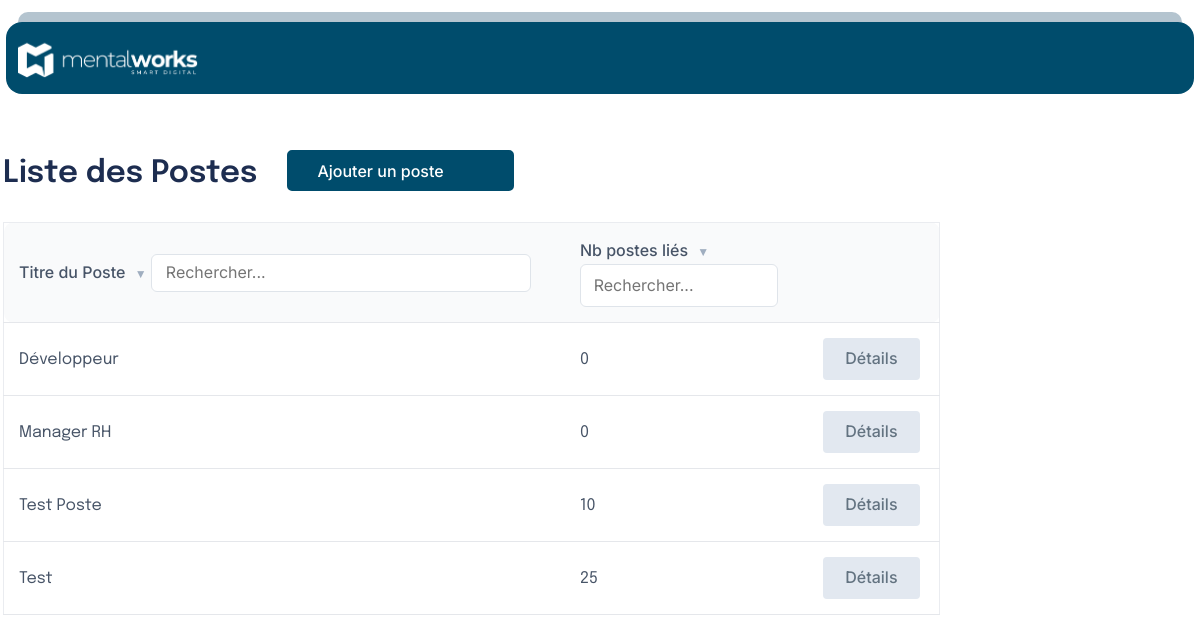
Page /Poste.php (signed in) on the committed database.
### tables this page shows
CREATE TABLE `position` (
  `id` int(11) NOT NULL,
  `name` varchar(255) NOT NULL,
  `nb_postes_dispo` int(11) NOT NULL DEFAULT 0
);

### Poste.php (the view, shortened to what this page needs)
<?php
require 'config.php';
$searchTitre = $_GET['searchTitre'] ?? '';
$searchDescription = $_GET['searchDescription'] ?? '';
$sortBy = $_GET['sortBy'] ?? 'id';
$order = $_GET['order'] ?? 'asc';
$nextOrder = ($order === 'asc') ? 'desc' : 'asc';
$sql = "SELECT * FROM position";
$params = [];
$stmt = $pdo->prepare($sql);
$stmt->execute($params);
$filteredPostes = $stmt->fetchAll();
?>
<!DOCTYPE html>
<html lang="fr">
<head>
    <link rel="stylesheet" href="style.css?v=2">
    <link href="https://unpkg.com/boxicons@2.1.2/css/boxicons.min.css" rel="stylesheet" />
</head>
<body>
    <?php include 'include/top.php'; ?>
    <div class="middle">
        <?php include 'include/left.php'; ?>
        <div class="right">
            <div class="container_admin">
                <div class='top_admin'>
                    <h1>Liste des Postes</h1>
                    <button class="initial"><a href="ajoutPoste.php">Ajouter un poste</a></button>
                </div>
                <form method="GET">
                    <table class="table2">
                        <thead>
                            <tr class='grey_admin'>
                                <th>
                                    <a href="?sortBy=titre&order=<?= $nextOrder ?>&searchTitre=<?= htmlspecialchars($searchTitre) ?>&searchDescription=<?= htmlspecialchars($searchDescription) ?>">
                                        Titre du Poste
                                        <span class="sort-arrow"><?= $sortBy === 'titre' ? ($order === 'asc' ? '▲' : '▼') : '▼' ?></span>
                                    </a>
                                    <input class='search_admin' type="text" name="searchTitre"
                                        value="<?= htmlspecialchars($searchTitre) ?>" placeholder="Rechercher..." />
                                </th>
                                <th class='search_right_admin'>
                                    <a href="?sortBy=description&order=<?= $nextOrder ?>&searchTitre=<?= htmlspecialchars($searchTitre) ?>&searchDescription=<?= htmlspecialchars($searchDescription) ?>">
                                        Nb postes liés
                                        <span class="sort-arrow"><?= $sortBy === 'description' ? ($order === 'asc' ? '▲' : '▼') : '▼' ?></span>
                                    </a>
                                    <input class='searchNb_admin' type="number" name="searchDescription"
                                        value="<?= htmlspecialchars($searchDescription) ?>" placeholder="Rechercher..." />
                                </th>
                                <th>
                                </th>
                            </tr>
                        </thead>
                        <tbody>
                            <?php if (count($filteredPostes) > 0) : ?>
                                <?php foreach ($filteredPostes as $poste) : ?>
                                    <tr>
                                        <td><?= htmlspecialchars($poste['name']) ?></td>
                                        <td><?= htmlspecialchars($poste['nb_postes_dispo']) ?></td>
                                        <td>
                                            <button class="det_button">
                                                <a href="poste_details.php?id=<?= urlencode($poste['id']) ?>">Détails</a>
                                            </button>
                                        </td>
                                    </tr>
                                <?php endforeach; ?>
                            <?php else : ?>
                                <tr>
                                    <td colspan="3" class="empty-row"> Aucun poste trouvé</td>
                                </tr>
                            <?php endif; ?>
                        </tbody>
                    </table>
                </form>
            </div>
        </div>
    </div>
</body>
</html>

### style.css (style rules this page uses)
body { margin: 0; font-family: "Epilogue", sans-serif; }
a { font-size: 16px; font-weight: 500; color: #637381; line-height: 24px; text-decoration: none; font-family: "inter", sans-serif; }
h1 { font-size: 30.85px; font-weight: 600; color: #1b3168; line-height: 28.5px; font-family: "Epilogue", sans-serif; }
button { background-color: #004c6c; font-size: 16px; font-weight: 500; line-height: 24px; font-family: "Epilogue", sans-serif; color: white; cursor: pointer; border: #004c6c 2px solid; cursor: pointer; }
input { background-color: white; border-radius: 6px; border: #dfe4ea solid 1px; width: 100%; padding: 12px 16px 12px 20px; font-family: "inter", sans-serif; outline: none; max-width: 350px; }
input::placeholder { font-size: 16px; font-weight: 400; font-family: "inter", sans-serif; }
form { display: flex; flex-direction: column; }
.right { display: flex; flex-direction: column; flex: 2; max-width: 800px; margin-left: 25%; margin-top: 1%; }
.middle { display: flex; align-items: flex-start; justify-content: flex-start; width: 100%; margin-top: 1%; }
.right input { width: 350px; }
.initial { width: 227px; color: white; margin-top: 3%; border-radius: 5px; margin-bottom: 4%; padding: 13px 28px; height: 41px; align-items: center; display: flex; }
.container_admin { width: 82%; margin-top: 20px; border-radius: 12px; }
.container_admin h1 { color: #1d2d50; border: none; }
.top_admin { display: flex; gap: 30px; align-items: center; }
.top_admin a { color: white; }
.search_admin { width: 95%; padding: 10px 14px; }
.searchNb_admin { padding: 3%; }
.grey_admin { background-color: #f9fafb; }
.search_right_admin { width: 26%; }
.search_right_admin input { width: 80%; padding: 6%; }
th, td { border-bottom: 1px solid #e5e7eb; padding: 15px; text-align: left; border-bottom: 1px solid #e5e7eb; text-align: left; }
thead th a { text-decoration: none; color: #475467; }
th:first-child, td:first-child { border-top-left-radius: 10px; border-bottom-left-radius: 10px; }
th:last-child, td:last-child { border-top-right-radius: 10px; border-bottom-right-radius: 10px; }
.sort-arrow { margin-left: 5px; font-size: 12px; color: #a0aec0; }
.det_button { color: #1d2d50; padding: 8px 22px; border: none; border-radius: 4px; cursor: pointer; background-color: #e2e8f0; }
table { width: 100%; border-collapse: collapse; background-color: #ffffff; border-radius: 12px; border: 1px solid #eaecf0; color: #475467; border-radius: 12px; }
.table2 { width: 937px; }
th, td { border-bottom: 1px solid #e5e7eb; padding: 15px; text-align: left; border-bottom: 1px solid #e5e7eb; }
.det_button { color: #1d2d50; padding: 8px 22px; border: none; border-radius: 4px; cursor: pointer; }
@media screen and (max-width: 1340px) { .middle { width: 5%; } }
@media screen and (max-width: 1340px) { .right { max-width: 950px; margin-left: 5%; } }

### rows in the picture
position: name "Développeur", nb_postes_dispo "0"
position: name "Manager RH", nb_postes_dispo "0"
position: name "Test Poste", nb_postes_dispo "10"
position: name "Test", nb_postes_dispo "25"
